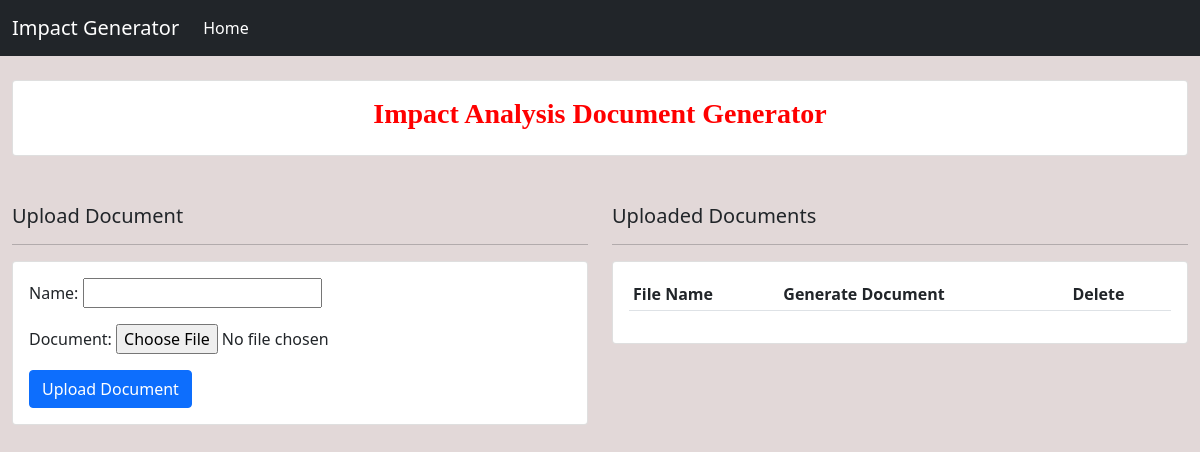
The app's page /, older data.
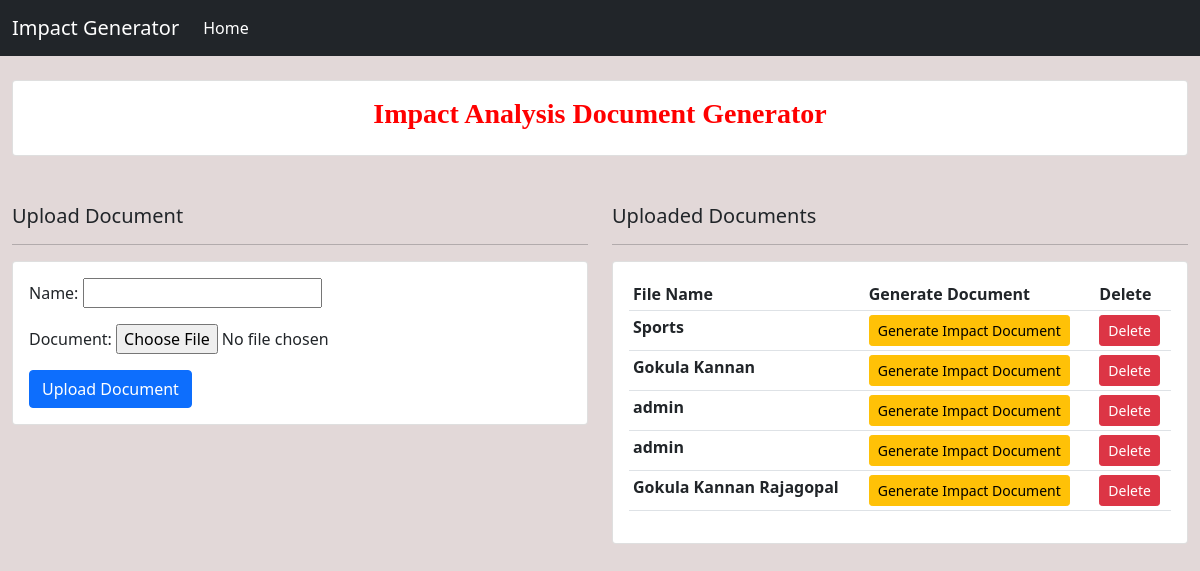
The same page, newer data.
### impactgenerator/models.py (models this page shows, shortened)
class Document(models.Model):
    name = models.CharField(max_length=200, null=True)
    document = models.FileField(upload_to="csv", null=True, blank=True)
    date_created = models.DateTimeField(auto_now_add=True)

### impactgenerator/views.py (the view)
# urls.py: 2. Add a URL to urlpatterns:  path('', views.home, name='home')
def home(request):
    documents = Document.objects.all()
    form = DocumentForm()
    if request.method == "POST":
        form = DocumentForm(request.POST, request.FILES)
        if form.is_valid():
            form.save()
            return redirect('home')
    context = {
        'documents': documents,
        'form': form
    }
    return render(request, 'impactgenerator/home.html', context)

### impactgenerator/forms.py
class DocumentForm(forms.ModelForm):
    class Meta:
        model = Document
        fields = ('name', 'document')

### impactgenerator/templates/impactgenerator/home.html (shortened to what this page needs)
{% extends 'impactgenerator/main.html' %}
{% load static %}
{% block content %}
<br>
    <div class="row">
        <div class="col-md">
            <div class="card card-body">
                <h3 style="text-align: center;" id="banner">Impact Analysis Document Generator</h3>
            </div>
        </div>
    </div>
<br><br>
    <div class="row">
        <div class="col-md-6">
            <h5>Upload Document</h5>
            <hr>
            <div class="card card-body">
                <form method="POST", enctype="multipart/form-data">
                    {{ form.as_p }}
                    <button class="btn btn-primary" type="submit">Upload Document</button>
                </form>
            </div>
        </div>
        <div class="col-md-6">
            <h5>Uploaded Documents</h5>
            <hr>
            <div class="card card-body">
                <table class="table table-sm">
                <tr>
                    <th>File Name</th>
                    <th>Generate Document</th>
                    <th>Delete</th>
                </tr>
                {% for document in documents %}
                <tr>
                    <th>{{ document.name }}</th>
                    <th><a href="{% url 'create_impact' document.id %}" class="btn btn-warning btn-sm">Generate Impact Document</a></th>
                    <th><a href="{% url 'delete_document' document.id %}" class="btn btn-danger btn-sm">Delete</a></th>
                </tr>
                {% endfor %}
                </table>
            </div>
        </div>
    </div>
{% endblock content %}

Row changes from the older to the newer data that the page shows:
added Document: name "Sports"
added Document: name "Gokula Kannan"
added Document: name "admin"
added Document: name "admin"
added Document: name "Gokula Kannan Rajagopal"
